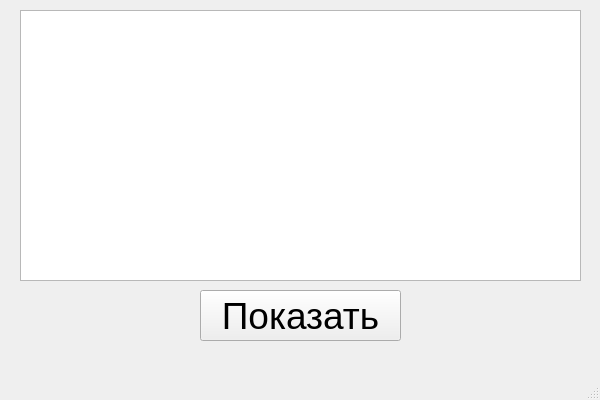
<?xml version="1.0" encoding="UTF-8"?>
<ui version="4.0">
 <class>MainWindow</class>
 <widget class="QMainWindow" name="MainWindow">
  <property name="geometry">
   <rect>
    <x>0</x>
    <y>0</y>
    <width>600</width>
    <height>400</height>
   </rect>
  </property>
  <property name="minimumSize">
   <size>
    <width>600</width>
    <height>400</height>
   </size>
  </property>
  <property name="maximumSize">
   <size>
    <width>600</width>
    <height>400</height>
   </size>
  </property>
  <property name="windowTitle">
   <string>Expresso</string>
  </property>
  <widget class="QWidget" name="centralwidget">
   <widget class="QPushButton" name="pushButton">
    <property name="geometry">
     <rect>
      <x>200</x>
      <y>290</y>
      <width>201</width>
      <height>51</height>
     </rect>
    </property>
    <property name="font">
     <font>
      <pointsize>28</pointsize>
     </font>
    </property>
    <property name="text">
     <string>Показать</string>
    </property>
   </widget>
   <widget class="QTableWidget" name="tableWidget">
    <property name="geometry">
     <rect>
      <x>20</x>
      <y>10</y>
      <width>561</width>
      <height>271</height>
     </rect>
    </property>
   </widget>
  </widget>
  <widget class="QMenuBar" name="menubar">
   <property name="geometry">
    <rect>
     <x>0</x>
     <y>0</y>
     <width>600</width>
     <height>21</height>
    </rect>
   </property>
  </widget>
  <widget class="QStatusBar" name="statusbar"/>
 </widget>
 <resources/>
 <connections/>
</ui>
